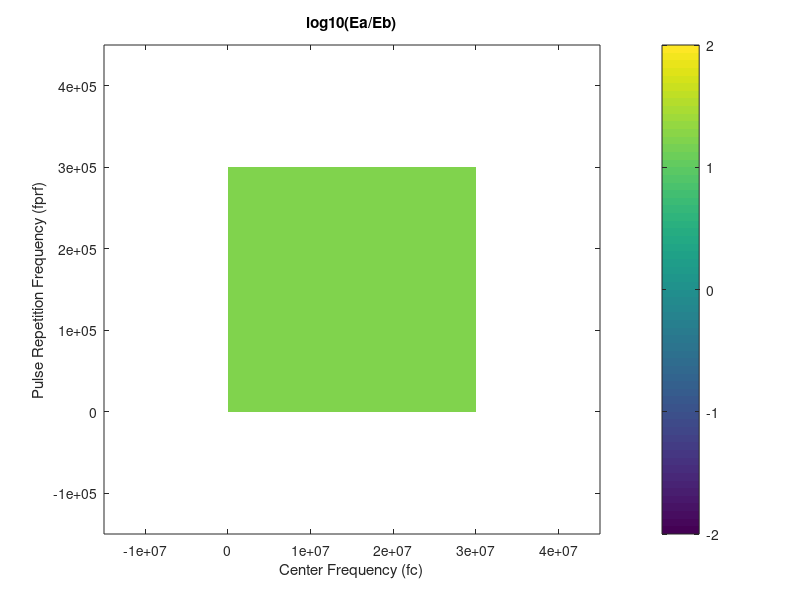

The MATLAB source for this figure:
%ECE 4390 - Homework 2, Problem 1
%Caitlyn Caggia

fprf = linspace(30, 300e3, 1000); %30 Hz to 300kHz
fc = linspace(1e3, 30000e3, 1000); %1 MHz to 30000 MHz

Ea = zeros(1,length(fc));
Eb = zeros(1, length(fc));

for i=1:length(fprf)
    %since we're diving Ea/Eb and both have 1/sqrt(SNR), ignore SNR in both
    %equations since the division will cancel it out
    tau = 0.01/fprf(i);
    Ea(i) = (1.18*3e8) / (2*pi*tau*fc(i));
    Eb(i) = (3e8*tau*sqrt(2)*fprf(i)) / (1.18);
end

imagesc(fc,fprf,log10(abs(Ea/Eb)));
axis xy
colorbar
caxis([-2 2])
title("log10(Ea/Eb)")
ylabel("Pulse Repetition Frequency (fprf)")
xlabel("Center Frequency (fc)")